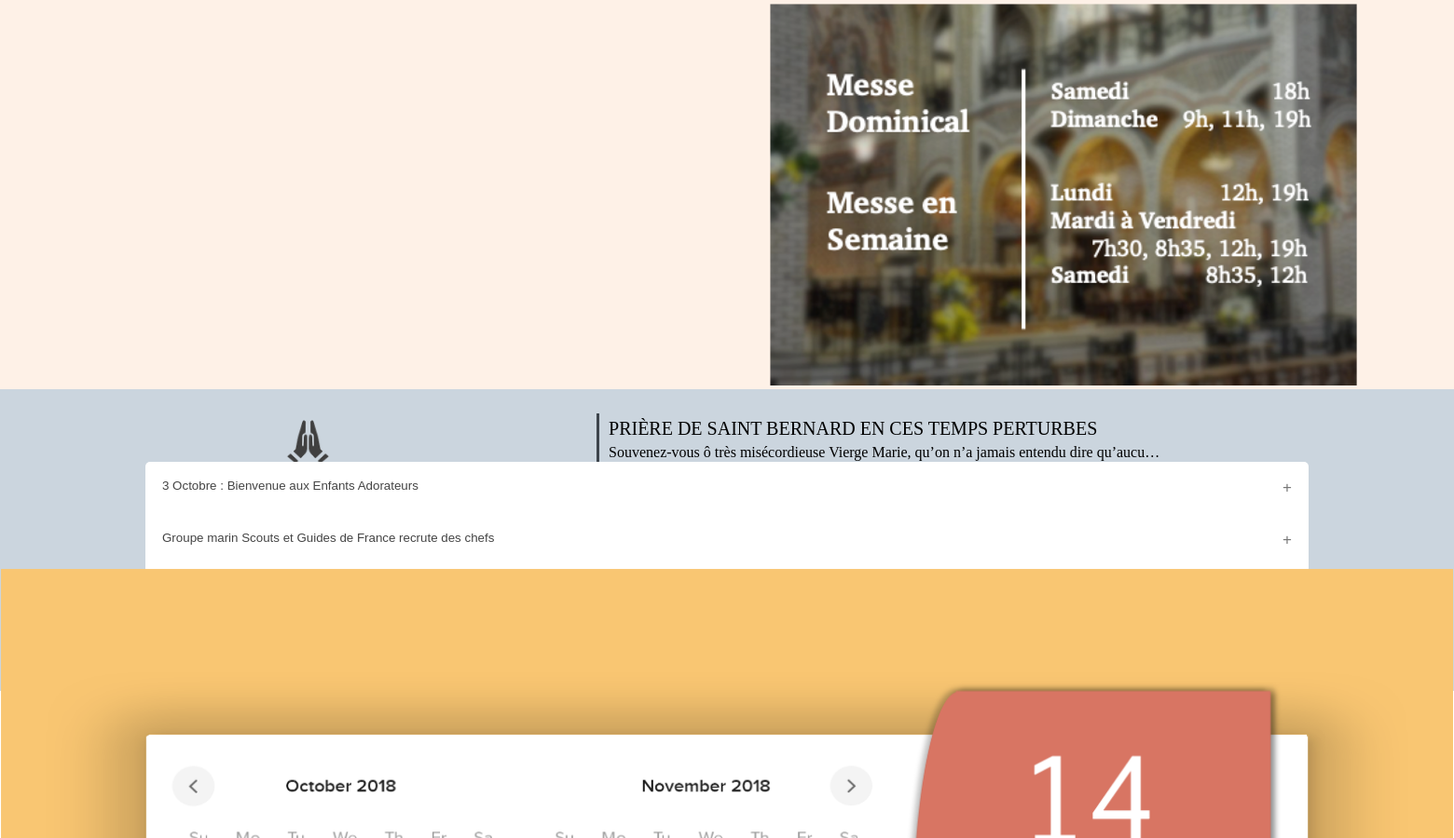
The app's page /stLeon/ (middle part), older data.
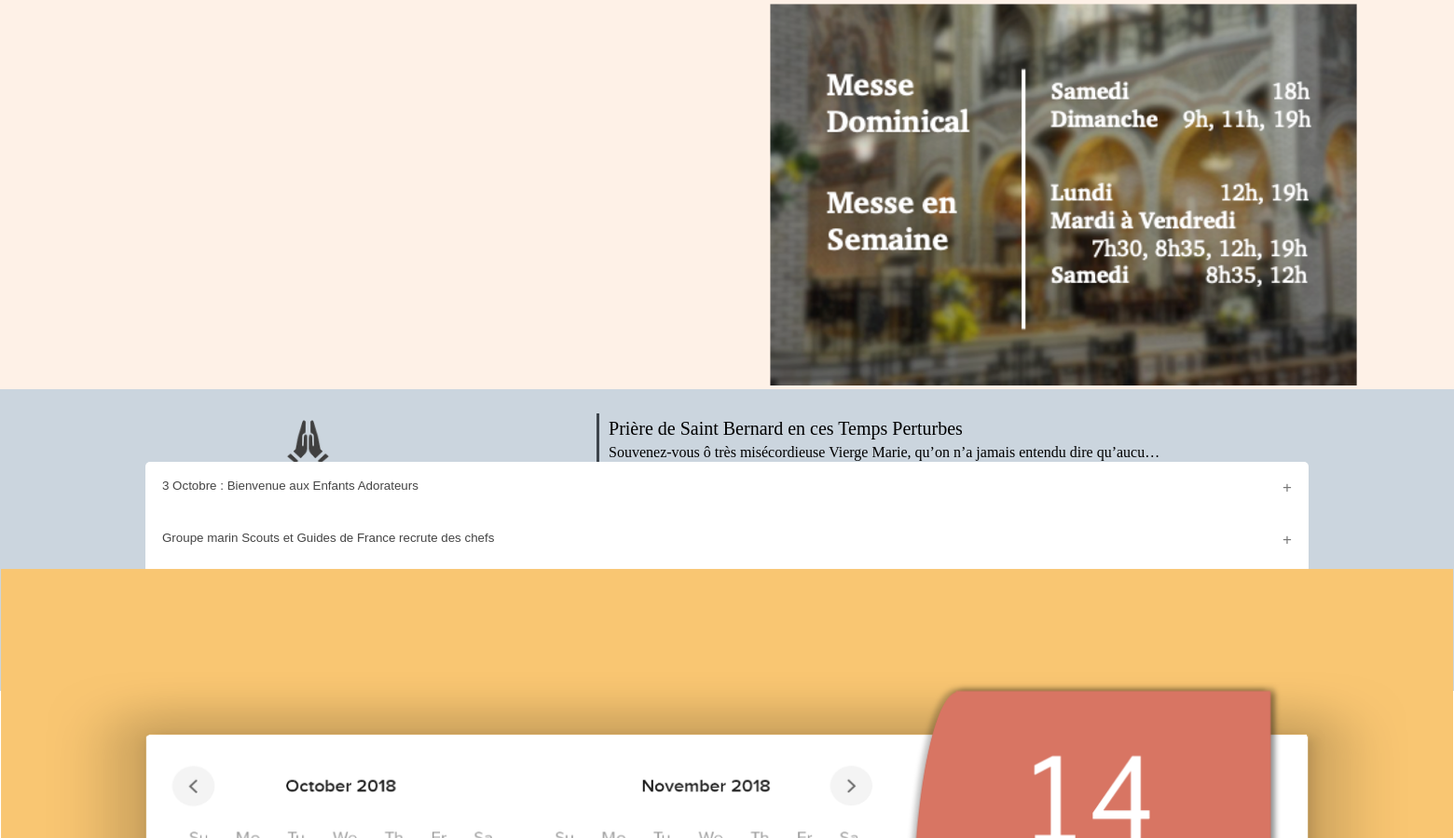
The same page, newer data.
### stLeon/models.py (models this page shows, shortened)
class Anoter(models.Model):
    titre = models.CharField(max_length=500)
    text = models.TextField(max_length=5000)
    date = models.DateTimeField('date ajouter')
    link = models.CharField(max_length=2048)
    img_src = models.CharField(max_length=500)

class Actualite(models.Model):
    titre = models.CharField(max_length=500)
    text = models.TextField(max_length=5000)        # RECOGNISE LINE BREAK
    date = models.DateTimeField('date ajouter')
    link = models.CharField(max_length=2048)
    first_element = models.BooleanField(default=False)
    last_element = models.BooleanField(default=False)

### stLeon/views.py (the view)
# urls.py: path('', views.index, name='index'),
def index(request):
    actualite = get_list_or_404(Actualite)
    aNoter = get_list_or_404(Anoter)
    bienvenue = get_list_or_404(Bienvenue)
    horairesMesse = getHorairesMesse()
    context = {'actualite': actualite[:3],      # Return first X amount
               'aNoter': aNoter,            # !Limit to latest (3)!
               'bienvenue': bienvenue,
               'horairesMesse': horairesMesse
               }
    return render(request, 'stLeon/main.html', context)

### stLeon/templatetags/stLeon_extras.py (called while the page is built)
@register.filter
def addstr(arg1, arg2):
    return str(arg1) + str(arg2)

### stLeon/views.py (called while the page is built)
def getHorairesMesse():
    return 'stLeon/images/horaires_messe_HorsVacances.png'

### stLeon/templates/stLeon/main.html (shortened to what this page needs)
{% extends 'stLeon/base.html' %}
{% load static %}
{% load stLeon_extras %}
{% block main %}
<div id="main">
    <div id="horaires-info">
        <div id="horaires" class="center-all">
            <img src="{% static horairesMesse %}">
        </div>
        <div id="info">
            {% for note in aNoter %}
                <div class="info-slot-container">
                    {% with 'stLeon/images/Anoter/'|add:note.img_src|add:'.png' as image_static %}
                        <img class="info-img" src="{% static image_static %}" alt="">
                    {% endwith %}
                    <div class="info-slot">
                        <a href="{{ note.link }}" class="info-link">
                            <p class="info-slot-title">{{ note.titre|safe  }}</p>
                            <p class="info-slot-txt">{{ note.text|safe }}</p>
                        </a>
                    </div>
                </div>
            {% endfor %}
        </div>
    </div>
    <div class="accordion-container">
        {% for actu in actualite %}
            <div class="accordion-element">
                <button class="accordion" {% if forloop.counter == 1 %} id="accordion-first" {% elif forloop.revcounter == 1 %} id="accordion-last" {% endif %}>
                    {{ actu.titre|safe }}</button>
            </div>
        {% endfor %}
    </div>
    <div class="calendar-container center-all">
        <img src="{% static 'stLeon/images/calendar.png' %}" id="calendar-img" alt="Temporary image for calendar">
    </div>
</div>
{% endblock main %}

### stLeon/templates/stLeon/base.html (shortened to what this page needs)
<!DOCTYPE html>
<html lang="en-gb">
<head>
    {% load static %}
    {% load stLeon_extras %}
    <link rel="stylesheet" type="text/css" href="{% static 'stLeon/main.css' %}">
</head>
    {% block main %}
    {% endblock main %}
</html>

### stLeon/static/stLeon/main.css (style rules this page uses)
div#horaires-info { height: 400px; padding: 25px 0; background-color: rgb(254, 241, 231); display: grid; grid-template-columns: 50% 50%; grid-template-rows: auto; }
div#horaires { width: 45vw; margin: 10px; }
div#horaires > img { width: 90%; }
div#info { display: grid; grid-template-columns: 1fr; margin: 10px; width: 45vw; }
div.info-slot-container { display: grid; grid-template-columns: 20% 80%; padding: 10px; justify-content: center; }
img.info-img { width: 90%; min-width: 50px; max-width: 50px; height: auto; place-self: center; }
div.info-slot { width: 80%; padding-left: 10px; border-left: 3px solid rgb(62, 69, 76); }
a.info-link { text-decoration: none; color: black; }
p.info-slot-title { font-size: 20px; margin: 5px 0; }
p.info-slot-txt { width: 30%; margin: 0; white-space: nowrap; overflow: hidden; text-overflow: ellipsis; -o-text-overflow: ellipsis; }
div.accordion-container { padding: 5% 0; height: 100%; background-color: rgb(203, 213, 222); background-clip: border-box; }
div.accordion-element { width: 80%; display: block; margin: 0 auto 0 auto; }
button.accordion { width: 100%; background-color: white; color: #444; outline: none; padding: 18px; border: none; text-align: left; cursor: pointer; transition: 0.4s; }
.accordion:after { font-size: 17px; color: #777; float: right; margin-left: 5px; content: '\002B'; }
button#accordion-first { border-radius: 5px / 5px 5px 0 0; }
button#accordion-last { border-radius: 5px / 0 0 5px 5px; }
div.calendar-container { height: 500px; background-clip: border-box; }
img#calendar-img { width: 100%; }
.center-all { display: flex; justify-content: center; align-items: center; }
.underline { text-decoration: underline; }

Row changes from the older to the newer data that the page shows:
changed Anoter: titre "PRIÈRE DE SAINT BERNARD EN CES TEMPS PERTURBES" → "Prière de Saint Bernard en ces Temps Perturbes"
